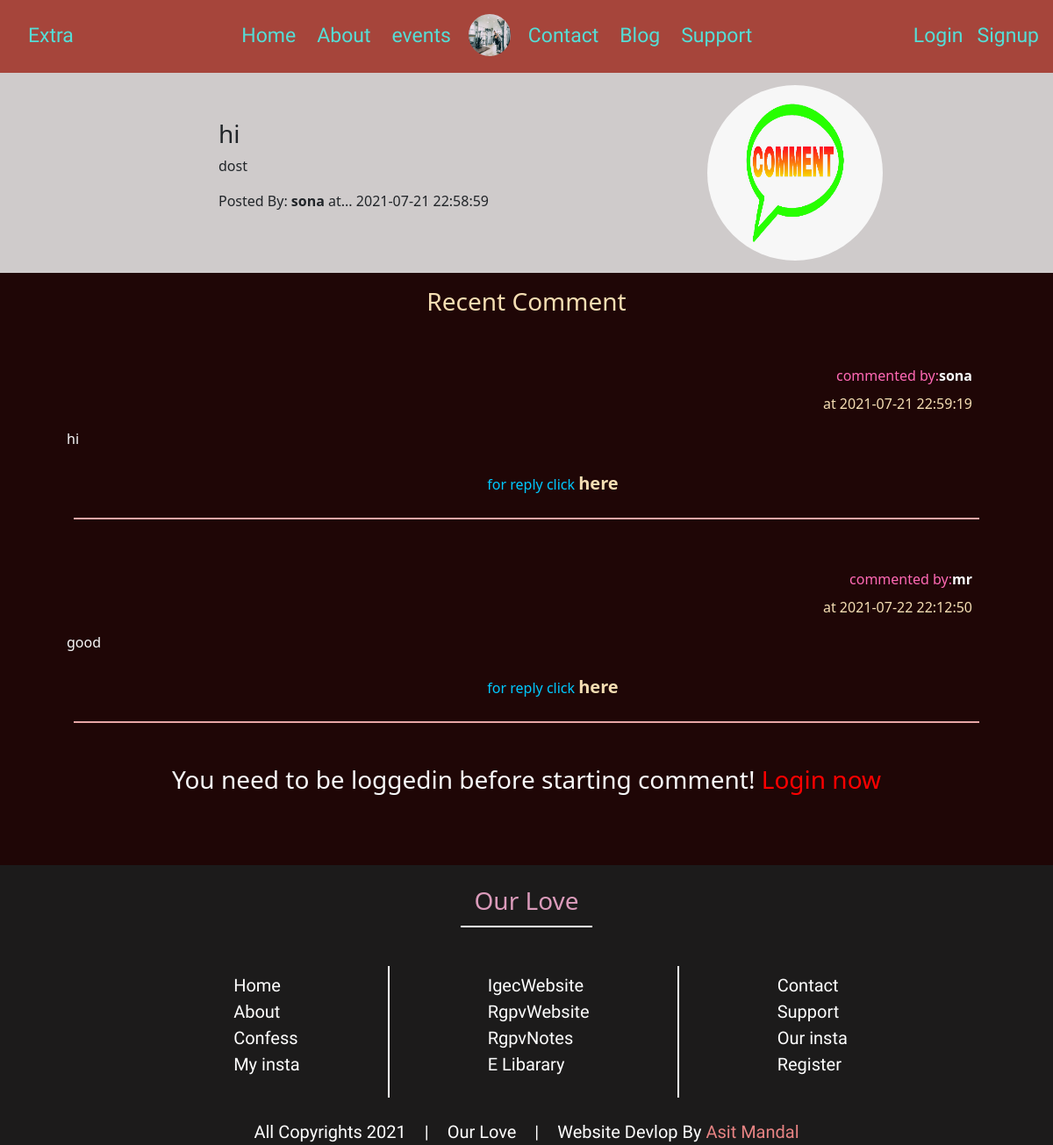
Screenshot of /blog2.php?cat=22 with the database file from the repository.
### tables this page shows
CREATE TABLE `thread` (
  `blog_id` int(11) NOT NULL,
  `blog_title` varchar(15) NOT NULL,
  `blog_desc` text NOT NULL,
  `blog_user_id` int(11) NOT NULL,
  `timestamp` datetime NOT NULL DEFAULT current_timestamp()
);

CREATE TABLE `userval` (
  `sno` int(11) NOT NULL,
  `username` varchar(15) NOT NULL,
  `password` varchar(256) NOT NULL,
  `timest` datetime NOT NULL DEFAULT current_timestamp()
);

CREATE TABLE `commen` (
  `comment_id` int(12) NOT NULL,
  `comment_content` text NOT NULL,
  `blog_id` int(12) NOT NULL,
  `comment_by` int(13) NOT NULL,
  `comment_time` datetime NOT NULL DEFAULT current_timestamp()
);

### blog2.php (the view, shortened to what this page needs)
<!DOCTYPE html>
<html lang="en">
<head>
    <link href="https://cdn.jsdelivr.net/npm/bootstrap@5.0.2/dist/css/bootstrap.min.css" rel="stylesheet"
>
</head>
<body>
    <?php include 'partials/head.php';?>
    <?php include 'partials/_dbconnect.php';?>
    <?php
         $id=$_GET['cat'];
         $sql="SELECT * FROM `thread` WHERE blog_id=$id";
         $result=mysqli_query($conn,$sql);
         while($row=mysqli_fetch_assoc($result)){
           $title=$row['blog_title'];
           $desc=$row['blog_desc'];
           $blog_user_id=$row['blog_user_id'];
           $time=$row['timestamp'];
           $sql2="SELECT username FROM `userval` WHERE sno= '$blog_user_id'";
           $result2=mysqli_query($conn,$sql2);
           $row2=mysqli_fetch_assoc($result2);
           $posted_by=$row2['username'];
         }
    ?>
    <section style="background-color: #cfcbcb;" class="comment  py-1  ">
        <div id="co_mt" class=" pt">
            <h3 class=" tit"> <?php echo $title  ?> </h3>
            <p class="tit"> <?php echo $desc ?></p>
            <p class="tit">Posted By: <span style="font-weight: bold;"> <?php echo $posted_by?> </span> at...
                <?php echo $time ?> </p>
        </div>
        <div class="comment_img">
            <img src="img/comment.jpg" alt="">
        </div>
    </section>
    <section style="background-color: #1f0606;" class="px-2 ">
        <h3 style="color: wheat;" class="recent py-3 text-center  animate__animated animate__zoomIn animate__infinite infinite">Recent
            Comment</h3>
        <?php
              $id=$_GET['cat'];
              $sql="SELECT * FROM `commen` WHERE blog_id=$id";
              $result=mysqli_query($conn,$sql);
              while($row=mysqli_fetch_assoc($result)){
                $id=$row['comment_id'];
                $content=$row['comment_content'];
                $time=$row['comment_time'];
                $blog_user_id=$row['comment_by'];
                $sql2="SELECT username FROM `userval` WHERE sno= '$blog_user_id'";
                $result2=mysqli_query($conn,$sql2);
                $row2=mysqli_fetch_assoc($result2);
                echo'<div class="py-4">
                <div class="user-times">
                    <a style="text-decoration: none;" href="reply1.php?cata='.$id.'"><p style=" color:hotpink;" class="fx px-4 my-2 ">commented by:<span class="uy text-light">'.$row2['username'].' </span></p></a>
                    <a  style="text-decoration: none;" href="reply1.php?cata='.$id.'"><p style="color: wheat;" class="fx px-4 my-2"> at '. $time .'</p></a>
                </div>
                <div class="user-comment">
                <p class="py-2 di px-2  text-light"> <a style="text-decoration:none ;" class="text-light" href="reply1.php?cata='.$id.'">'. $content .'</a></p>
                <a style="text-decoration:none ; color:#00c9ff ;" href="reply1.php?cata='.$id.'"><p style="" class=" text-center"> for reply click <span style="color:wheat; font-size:20px ; font-weight: bold;">here</span></a>
                </div>
                <div class="my-4" style="border: 0.5px solid #e8a6a6; width: 86vw; display: block ; margin: auto;">
                </div>
            <div>';
              }
       ?>
        <?php
                   if(isset($_SESSION['loggedin']) && $_SESSION['loggedin']==true ){
                    echo'<div class="form1 py-4">
                        <h4 class="text-center text-light">Do a Comment</h4>
                        <form action="'. $_SERVER["REQUEST_URI"] .'" method="post" class="col-md-10 d-block m-auto">
                            <div class="form-group">
                                <label class="py-2" for="comm"> <span class="" style="color: white;"> Your Comment</span></label>
                                <textarea class="form-control" id="comm" name="comm" rows="3"></textarea>
                                <input class="di" type="hidden" name="sno" value="'. $_SESSION['sno'] .'">
                            </div>
                            <button type="submit" class="btn btn-danger my-3">Submit</button>
                        </form>
                    </div>';
                   }
                    else{
                        echo ' <h3 class="text-center text-light py-4">You need to be loggedin before starting comment! <span><a data-bs-toggle="modal" data-bs-target="#loginModal" style=" text-decoration:none ; color:red;" href="" class="need">Login now</a></span></h3>';
                    }
                 ?>
    </section>
    <?php include 'partials/footer.php'?>
</body>
</html>

### css/head.css (style rules this page uses)
* { margin: 0; padding: 0; box-sizing: border-box }

### blog2.php (style rules this page uses)
.comment { display: flex; align-items: center; justify-content: space-evenly; padding: 8px 0px; }
.comment_img img { width: 200px; height: 200px; margin-top: 10px; margin-bottom: 10px; margin-right: 10px; border-radius: 130px; }
.pt { padding: 0 65px; }
.fx { text-align: right; }
.recent { padding: 0 60px; }
.uy { font-weight: bold; }
.di { display: flex; }
.user-times { padding-right:60px ; }
.user-comment { padding-left:60px ; }

### rows the page displays
thread: blog_title "hi", blog_desc "dost", timestamp "2021-07-21 22:58:59"
userval: username "sona"
commen: userval.username "sona", comment_time "2021-07-21 22:59:19", comment_content "hi"
commen: userval.username "mr", comment_time "2021-07-22 22:12:50", comment_content "good"
